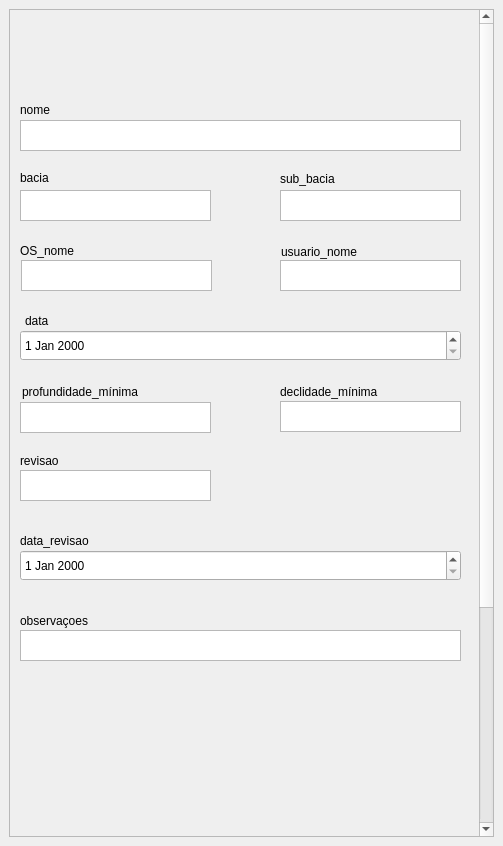
<?xml version="1.0" encoding="UTF-8"?>
<ui version="4.0">
 <class>MainWindow</class>
 <widget class="QMainWindow" name="MainWindow">
  <property name="geometry">
   <rect>
    <x>0</x>
    <y>0</y>
    <width>503</width>
    <height>846</height>
   </rect>
  </property>
  <property name="sizePolicy">
   <sizepolicy hsizetype="Preferred" vsizetype="Preferred">
    <horstretch>0</horstretch>
    <verstretch>0</verstretch>
   </sizepolicy>
  </property>
  <property name="windowTitle">
   <string>MainWindow</string>
  </property>
  <widget class="QWidget" name="centralwidget">
   <layout class="QGridLayout" name="gridLayout">
    <item row="0" column="0">
     <widget class="QScrollArea" name="scrollArea">
      <property name="sizePolicy">
       <sizepolicy hsizetype="Preferred" vsizetype="Preferred">
        <horstretch>0</horstretch>
        <verstretch>0</verstretch>
       </sizepolicy>
      </property>
      <property name="maximumSize">
       <size>
        <width>2000</width>
        <height>2000</height>
       </size>
      </property>
      <property name="verticalScrollBarPolicy">
       <enum>Qt::ScrollBarAlwaysOn</enum>
      </property>
      <property name="horizontalScrollBarPolicy">
       <enum>Qt::ScrollBarAlwaysOff</enum>
      </property>
      <property name="sizeAdjustPolicy">
       <enum>QAbstractScrollArea::AdjustToContentsOnFirstShow</enum>
      </property>
      <property name="widgetResizable">
       <bool>false</bool>
      </property>
      <property name="alignment">
       <set>Qt::AlignCenter</set>
      </property>
      <widget class="QWidget" name="scrollArea_Trechos_Contents">
       <property name="geometry">
        <rect>
         <x>0</x>
         <y>0</y>
         <width>767</width>
         <height>1129</height>
        </rect>
       </property>
       <widget class="QLabel" name="logo_SaniHub">
        <property name="geometry">
         <rect>
          <x>10</x>
          <y>10</y>
          <width>241</width>
          <height>71</height>
         </rect>
        </property>
        <property name="text">
         <string/>
        </property>
        <property name="pixmap">
         <pixmap>../imagens/png/SaniHUB_logo-removebg-preview.png</pixmap>
        </property>
        <property name="scaledContents">
         <bool>true</bool>
        </property>
       </widget>
       <widget class="QLabel" name="lb_nome_caixa">
        <property name="geometry">
         <rect>
          <x>10</x>
          <y>89</y>
          <width>71</width>
          <height>21</height>
         </rect>
        </property>
        <property name="font">
         <font>
          <family>Arial</family>
          <pointsize>9</pointsize>
          <weight>50</weight>
          <bold>false</bold>
         </font>
        </property>
        <property name="text">
         <string>nome</string>
        </property>
        <property name="scaledContents">
         <bool>true</bool>
        </property>
       </widget>
       <widget class="QTextEdit" name="nome">
        <property name="geometry">
         <rect>
          <x>10</x>
          <y>110</y>
          <width>441</width>
          <height>31</height>
         </rect>
        </property>
        <property name="font">
         <font>
          <pointsize>9</pointsize>
         </font>
        </property>
        <property name="html">
         <string>&lt;!DOCTYPE HTML PUBLIC &quot;-//W3C//DTD HTML 4.0//EN&quot; &quot;http://www.w3.org/TR/REC-html40/strict.dtd&quot;&gt;
&lt;html&gt;&lt;head&gt;&lt;meta name=&quot;qrichtext&quot; content=&quot;1&quot; /&gt;&lt;style type=&quot;text/css&quot;&gt;
p, li { white-space: pre-wrap; }
&lt;/style&gt;&lt;/head&gt;&lt;body style=&quot; font-family:'MS Shell Dlg 2'; font-size:9pt; font-weight:400; font-style:normal;&quot;&gt;
&lt;p style=&quot;-qt-paragraph-type:empty; margin-top:0px; margin-bottom:0px; margin-left:0px; margin-right:0px; -qt-block-indent:0; text-indent:0px; font-size:7.8pt;&quot;&gt;&lt;br /&gt;&lt;/p&gt;&lt;/body&gt;&lt;/html&gt;</string>
        </property>
       </widget>
       <widget class="QLabel" name="lb_cx_jusante">
        <property name="geometry">
         <rect>
          <x>10</x>
          <y>160</y>
          <width>91</width>
          <height>16</height>
         </rect>
        </property>
        <property name="font">
         <font>
          <family>Arial</family>
          <pointsize>9</pointsize>
          <weight>50</weight>
          <bold>false</bold>
         </font>
        </property>
        <property name="text">
         <string>bacia</string>
        </property>
        <property name="scaledContents">
         <bool>true</bool>
        </property>
       </widget>
       <widget class="QTextEdit" name="bacia">
        <property name="geometry">
         <rect>
          <x>10</x>
          <y>180</y>
          <width>191</width>
          <height>31</height>
         </rect>
        </property>
        <property name="font">
         <font>
          <pointsize>9</pointsize>
         </font>
        </property>
        <property name="html">
         <string>&lt;!DOCTYPE HTML PUBLIC &quot;-//W3C//DTD HTML 4.0//EN&quot; &quot;http://www.w3.org/TR/REC-html40/strict.dtd&quot;&gt;
&lt;html&gt;&lt;head&gt;&lt;meta name=&quot;qrichtext&quot; content=&quot;1&quot; /&gt;&lt;style type=&quot;text/css&quot;&gt;
p, li { white-space: pre-wrap; }
&lt;/style&gt;&lt;/head&gt;&lt;body style=&quot; font-family:'MS Shell Dlg 2'; font-size:9pt; font-weight:400; font-style:normal;&quot;&gt;
&lt;p style=&quot;-qt-paragraph-type:empty; margin-top:0px; margin-bottom:0px; margin-left:0px; margin-right:0px; -qt-block-indent:0; text-indent:0px; font-size:7.8pt;&quot;&gt;&lt;br /&gt;&lt;/p&gt;&lt;/body&gt;&lt;/html&gt;</string>
        </property>
       </widget>
       <widget class="QLabel" name="lb_sub_bacia">
        <property name="geometry">
         <rect>
          <x>270</x>
          <y>158</y>
          <width>71</width>
          <height>21</height>
         </rect>
        </property>
        <property name="font">
         <font>
          <family>Arial</family>
          <pointsize>9</pointsize>
          <weight>50</weight>
          <bold>false</bold>
         </font>
        </property>
        <property name="text">
         <string>sub_bacia</string>
        </property>
        <property name="scaledContents">
         <bool>true</bool>
        </property>
       </widget>
       <widget class="QLabel" name="lb_data">
        <property name="geometry">
         <rect>
          <x>15</x>
          <y>300</y>
          <width>31</width>
          <height>21</height>
         </rect>
        </property>
        <property name="font">
         <font>
          <family>Arial</family>
          <pointsize>9</pointsize>
          <weight>50</weight>
          <bold>false</bold>
         </font>
        </property>
        <property name="text">
         <string>data</string>
        </property>
        <property name="scaledContents">
         <bool>true</bool>
        </property>
       </widget>
       <widget class="QLabel" name="lb_os_nome">
        <property name="geometry">
         <rect>
          <x>10</x>
          <y>230</y>
          <width>101</width>
          <height>21</height>
         </rect>
        </property>
        <property name="font">
         <font>
          <family>Arial</family>
          <pointsize>9</pointsize>
          <weight>50</weight>
          <bold>false</bold>
         </font>
        </property>
        <property name="text">
         <string>OS_nome</string>
        </property>
        <property name="scaledContents">
         <bool>true</bool>
        </property>
       </widget>
       <widget class="QTextEdit" name="user_name">
        <property name="geometry">
         <rect>
          <x>270</x>
          <y>250</y>
          <width>181</width>
          <height>31</height>
         </rect>
        </property>
        <property name="font">
         <font>
          <pointsize>9</pointsize>
         </font>
        </property>
        <property name="html">
         <string>&lt;!DOCTYPE HTML PUBLIC &quot;-//W3C//DTD HTML 4.0//EN&quot; &quot;http://www.w3.org/TR/REC-html40/strict.dtd&quot;&gt;
&lt;html&gt;&lt;head&gt;&lt;meta name=&quot;qrichtext&quot; content=&quot;1&quot; /&gt;&lt;style type=&quot;text/css&quot;&gt;
p, li { white-space: pre-wrap; }
&lt;/style&gt;&lt;/head&gt;&lt;body style=&quot; font-family:'MS Shell Dlg 2'; font-size:9pt; font-weight:400; font-style:normal;&quot;&gt;
&lt;p style=&quot;-qt-paragraph-type:empty; margin-top:0px; margin-bottom:0px; margin-left:0px; margin-right:0px; -qt-block-indent:0; text-indent:0px; font-size:7.8pt;&quot;&gt;&lt;br /&gt;&lt;/p&gt;&lt;/body&gt;&lt;/html&gt;</string>
        </property>
       </widget>
       <widget class="QTextEdit" name="sub_bacia">
        <property name="geometry">
         <rect>
          <x>270</x>
          <y>180</y>
          <width>181</width>
          <height>31</height>
         </rect>
        </property>
        <property name="font">
         <font>
          <pointsize>9</pointsize>
         </font>
        </property>
        <property name="html">
         <string>&lt;!DOCTYPE HTML PUBLIC &quot;-//W3C//DTD HTML 4.0//EN&quot; &quot;http://www.w3.org/TR/REC-html40/strict.dtd&quot;&gt;
&lt;html&gt;&lt;head&gt;&lt;meta name=&quot;qrichtext&quot; content=&quot;1&quot; /&gt;&lt;style type=&quot;text/css&quot;&gt;
p, li { white-space: pre-wrap; }
&lt;/style&gt;&lt;/head&gt;&lt;body style=&quot; font-family:'MS Shell Dlg 2'; font-size:9pt; font-weight:400; font-style:normal;&quot;&gt;
&lt;p style=&quot;-qt-paragraph-type:empty; margin-top:0px; margin-bottom:0px; margin-left:0px; margin-right:0px; -qt-block-indent:0; text-indent:0px; font-size:7.8pt;&quot;&gt;&lt;br /&gt;&lt;/p&gt;&lt;/body&gt;&lt;/html&gt;</string>
        </property>
       </widget>
       <widget class="QTextEdit" name="os_nome">
        <property name="geometry">
         <rect>
          <x>11</x>
          <y>250</y>
          <width>191</width>
          <height>31</height>
         </rect>
        </property>
        <property name="font">
         <font>
          <pointsize>9</pointsize>
         </font>
        </property>
        <property name="html">
         <string>&lt;!DOCTYPE HTML PUBLIC &quot;-//W3C//DTD HTML 4.0//EN&quot; &quot;http://www.w3.org/TR/REC-html40/strict.dtd&quot;&gt;
&lt;html&gt;&lt;head&gt;&lt;meta name=&quot;qrichtext&quot; content=&quot;1&quot; /&gt;&lt;style type=&quot;text/css&quot;&gt;
p, li { white-space: pre-wrap; }
&lt;/style&gt;&lt;/head&gt;&lt;body style=&quot; font-family:'MS Shell Dlg 2'; font-size:9pt; font-weight:400; font-style:normal;&quot;&gt;
&lt;p style=&quot;-qt-paragraph-type:empty; margin-top:0px; margin-bottom:0px; margin-left:0px; margin-right:0px; -qt-block-indent:0; text-indent:0px; font-size:7.8pt;&quot;&gt;&lt;br /&gt;&lt;/p&gt;&lt;/body&gt;&lt;/html&gt;</string>
        </property>
       </widget>
       <widget class="QLabel" name="lb_usuario_nome">
        <property name="geometry">
         <rect>
          <x>271</x>
          <y>231</y>
          <width>101</width>
          <height>21</height>
         </rect>
        </property>
        <property name="font">
         <font>
          <family>Arial</family>
          <pointsize>9</pointsize>
          <weight>50</weight>
          <bold>false</bold>
         </font>
        </property>
        <property name="text">
         <string>usuario_nome</string>
        </property>
        <property name="scaledContents">
         <bool>true</bool>
        </property>
       </widget>
       <widget class="QDateEdit" name="data">
        <property name="geometry">
         <rect>
          <x>10</x>
          <y>320</y>
          <width>441</width>
          <height>31</height>
         </rect>
        </property>
        <property name="font">
         <font>
          <pointsize>9</pointsize>
         </font>
        </property>
       </widget>
       <widget class="QTextEdit" name="prof_min">
        <property name="geometry">
         <rect>
          <x>10</x>
          <y>392</y>
          <width>191</width>
          <height>31</height>
         </rect>
        </property>
        <property name="font">
         <font>
          <pointsize>9</pointsize>
         </font>
        </property>
        <property name="html">
         <string>&lt;!DOCTYPE HTML PUBLIC &quot;-//W3C//DTD HTML 4.0//EN&quot; &quot;http://www.w3.org/TR/REC-html40/strict.dtd&quot;&gt;
&lt;html&gt;&lt;head&gt;&lt;meta name=&quot;qrichtext&quot; content=&quot;1&quot; /&gt;&lt;style type=&quot;text/css&quot;&gt;
p, li { white-space: pre-wrap; }
&lt;/style&gt;&lt;/head&gt;&lt;body style=&quot; font-family:'MS Shell Dlg 2'; font-size:9pt; font-weight:400; font-style:normal;&quot;&gt;
&lt;p style=&quot;-qt-paragraph-type:empty; margin-top:0px; margin-bottom:0px; margin-left:0px; margin-right:0px; -qt-block-indent:0; text-indent:0px; font-size:7.8pt;&quot;&gt;&lt;br /&gt;&lt;/p&gt;&lt;/body&gt;&lt;/html&gt;</string>
        </property>
       </widget>
       <widget class="QLabel" name="lb_prof_minima">
        <property name="geometry">
         <rect>
          <x>12</x>
          <y>371</y>
          <width>141</width>
          <height>21</height>
         </rect>
        </property>
        <property name="font">
         <font>
          <family>Arial</family>
          <pointsize>9</pointsize>
          <weight>50</weight>
          <bold>false</bold>
         </font>
        </property>
        <property name="text">
         <string>profundidade_mínima</string>
        </property>
        <property name="scaledContents">
         <bool>true</bool>
        </property>
       </widget>
       <widget class="QTextEdit" name="decl_min">
        <property name="geometry">
         <rect>
          <x>270</x>
          <y>391</y>
          <width>181</width>
          <height>31</height>
         </rect>
        </property>
        <property name="font">
         <font>
          <pointsize>9</pointsize>
         </font>
        </property>
        <property name="html">
         <string>&lt;!DOCTYPE HTML PUBLIC &quot;-//W3C//DTD HTML 4.0//EN&quot; &quot;http://www.w3.org/TR/REC-html40/strict.dtd&quot;&gt;
&lt;html&gt;&lt;head&gt;&lt;meta name=&quot;qrichtext&quot; content=&quot;1&quot; /&gt;&lt;style type=&quot;text/css&quot;&gt;
p, li { white-space: pre-wrap; }
&lt;/style&gt;&lt;/head&gt;&lt;body style=&quot; font-family:'MS Shell Dlg 2'; font-size:9pt; font-weight:400; font-style:normal;&quot;&gt;
&lt;p style=&quot;-qt-paragraph-type:empty; margin-top:0px; margin-bottom:0px; margin-left:0px; margin-right:0px; -qt-block-indent:0; text-indent:0px; font-size:7.8pt;&quot;&gt;&lt;br /&gt;&lt;/p&gt;&lt;/body&gt;&lt;/html&gt;</string>
        </property>
       </widget>
       <widget class="QLabel" name="lb_decliv_minima">
        <property name="geometry">
         <rect>
          <x>270</x>
          <y>371</y>
          <width>121</width>
          <height>21</height>
         </rect>
        </property>
        <property name="font">
         <font>
          <family>Arial</family>
          <pointsize>9</pointsize>
          <weight>50</weight>
          <bold>false</bold>
         </font>
        </property>
        <property name="text">
         <string>declidade_mínima</string>
        </property>
        <property name="scaledContents">
         <bool>true</bool>
        </property>
       </widget>
       <widget class="QLabel" name="lb_revisao">
        <property name="geometry">
         <rect>
          <x>10</x>
          <y>440</y>
          <width>51</width>
          <height>21</height>
         </rect>
        </property>
        <property name="font">
         <font>
          <family>Arial</family>
          <pointsize>9</pointsize>
          <weight>50</weight>
          <bold>false</bold>
         </font>
        </property>
        <property name="text">
         <string>revisao</string>
        </property>
        <property name="scaledContents">
         <bool>true</bool>
        </property>
       </widget>
       <widget class="QTextEdit" name="revisao">
        <property name="geometry">
         <rect>
          <x>10</x>
          <y>460</y>
          <width>191</width>
          <height>31</height>
         </rect>
        </property>
        <property name="font">
         <font>
          <pointsize>9</pointsize>
         </font>
        </property>
        <property name="html">
         <string>&lt;!DOCTYPE HTML PUBLIC &quot;-//W3C//DTD HTML 4.0//EN&quot; &quot;http://www.w3.org/TR/REC-html40/strict.dtd&quot;&gt;
&lt;html&gt;&lt;head&gt;&lt;meta name=&quot;qrichtext&quot; content=&quot;1&quot; /&gt;&lt;style type=&quot;text/css&quot;&gt;
p, li { white-space: pre-wrap; }
&lt;/style&gt;&lt;/head&gt;&lt;body style=&quot; font-family:'MS Shell Dlg 2'; font-size:9pt; font-weight:400; font-style:normal;&quot;&gt;
&lt;p style=&quot;-qt-paragraph-type:empty; margin-top:0px; margin-bottom:0px; margin-left:0px; margin-right:0px; -qt-block-indent:0; text-indent:0px; font-size:7.8pt;&quot;&gt;&lt;br /&gt;&lt;/p&gt;&lt;/body&gt;&lt;/html&gt;</string>
        </property>
       </widget>
       <widget class="QDateEdit" name="rev_data">
        <property name="geometry">
         <rect>
          <x>10</x>
          <y>540</y>
          <width>441</width>
          <height>31</height>
         </rect>
        </property>
        <property name="font">
         <font>
          <pointsize>9</pointsize>
         </font>
        </property>
       </widget>
       <widget class="QLabel" name="lb_data_revisao">
        <property name="geometry">
         <rect>
          <x>10</x>
          <y>520</y>
          <width>91</width>
          <height>21</height>
         </rect>
        </property>
        <property name="font">
         <font>
          <family>Arial</family>
          <pointsize>9</pointsize>
          <weight>50</weight>
          <bold>false</bold>
         </font>
        </property>
        <property name="text">
         <string>data_revisao</string>
        </property>
        <property name="scaledContents">
         <bool>true</bool>
        </property>
       </widget>
       <widget class="QTextEdit" name="comments">
        <property name="geometry">
         <rect>
          <x>10</x>
          <y>620</y>
          <width>441</width>
          <height>31</height>
         </rect>
        </property>
        <property name="font">
         <font>
          <pointsize>9</pointsize>
         </font>
        </property>
        <property name="html">
         <string>&lt;!DOCTYPE HTML PUBLIC &quot;-//W3C//DTD HTML 4.0//EN&quot; &quot;http://www.w3.org/TR/REC-html40/strict.dtd&quot;&gt;
&lt;html&gt;&lt;head&gt;&lt;meta name=&quot;qrichtext&quot; content=&quot;1&quot; /&gt;&lt;style type=&quot;text/css&quot;&gt;
p, li { white-space: pre-wrap; }
&lt;/style&gt;&lt;/head&gt;&lt;body style=&quot; font-family:'MS Shell Dlg 2'; font-size:9pt; font-weight:400; font-style:normal;&quot;&gt;
&lt;p style=&quot;-qt-paragraph-type:empty; margin-top:0px; margin-bottom:0px; margin-left:0px; margin-right:0px; -qt-block-indent:0; text-indent:0px; font-size:7.8pt;&quot;&gt;&lt;br /&gt;&lt;/p&gt;&lt;/body&gt;&lt;/html&gt;</string>
        </property>
       </widget>
       <widget class="QLabel" name="lb_observacoes">
        <property name="geometry">
         <rect>
          <x>10</x>
          <y>600</y>
          <width>91</width>
          <height>21</height>
         </rect>
        </property>
        <property name="font">
         <font>
          <family>Arial</family>
          <pointsize>9</pointsize>
          <weight>50</weight>
          <bold>false</bold>
         </font>
        </property>
        <property name="text">
         <string>observaçoes</string>
        </property>
        <property name="scaledContents">
         <bool>true</bool>
        </property>
       </widget>
      </widget>
     </widget>
    </item>
   </layout>
  </widget>
 </widget>
 <resources/>
 <connections/>
</ui>
